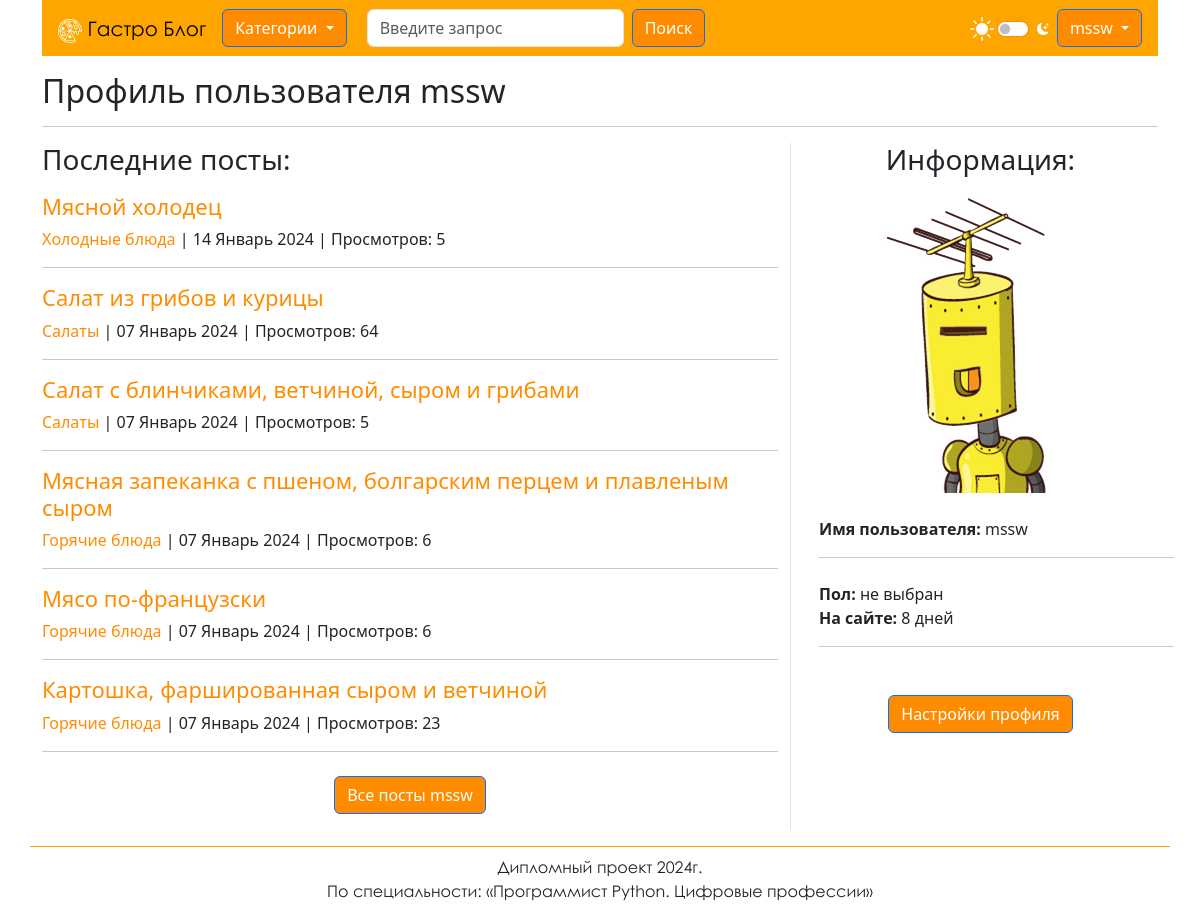
Page /user/mssw/ (signed in) on the committed database.
### blog/models.py (models this page shows, shortened)
class PostModel(models.Model):
    class Status(models.TextChoices):
        DRAFT = 'ЧЕ', 'Черновик'
        PUBLISHED = 'ОП', 'Опубликовано'
    title = models.CharField(max_length=200,
                             verbose_name="Заголовок")
    slug = models.SlugField(verbose_name="Альт. заголовок")
    image = models.ImageField(upload_to='post/%Y/%m/%d',
                              default='default/not_found.png',
                              verbose_name='Изображение поста')
    author = models.ForeignKey(User,
                               on_delete=models.CASCADE,
                               related_name='post',
                               verbose_name="Автор")
    category = TreeForeignKey('CategoryModel',
                              on_delete=models.PROTECT,
                              related_name='post',
                              verbose_name='Категория')
    short_body = CKEditor5Field(max_length=350,
                                verbose_name="Краткое описание",
                                blank=True)
    full_body = CKEditor5Field(verbose_name='Содержимое поста')
    publish = models.DateTimeField(default=timezone.now,
                                   verbose_name="Опубликовано")
    created = models.DateTimeField(auto_now_add=True,
                                   verbose_name="Создано")
    updated = models.DateTimeField(auto_now=True,
                                   verbose_name="Обновлено")
    status = models.CharField(max_length=2,
                              choices=Status.choices,
                              default=Status.DRAFT,
                              verbose_name="Статус")
    views = models.IntegerField(default=0,
                                verbose_name="Количество просмотров")
    telegram_link = models.CharField(max_length=300,
                                     verbose_name="Ссылка на Telegram",
                                     blank=True,
                                     null=True)
    file = models.OneToOneField("PostFilesModel",
                                on_delete=models.SET_NULL,
                                null=True,
                                blank=True,
                                verbose_name="Файл",
                                related_name="post")
    tags = TaggableManager(blank=True)
    objects = models.Manager()
    post_manager = PostManager()
    class Meta:
        ordering = ['-publish']
        indexes = [
            models.Index(fields=['-publish']),
        ]
        verbose_name = 'Пост'
        verbose_name_plural = 'Посты'
    def get_absolute_url(self):
        return reverse('blog:post_page', args=[self.category.slug, self.slug])

class CategoryModel(MPTTModel):
    title = models.CharField(max_length=100,
                             verbose_name="Заголовок")
    slug = models.SlugField(verbose_name="Альт. заголовок")
    parent = TreeForeignKey('self',
                            on_delete=models.CASCADE,
                            null=True,
                            blank=True,
                            related_name='children',
                            db_index=True,
                            verbose_name='Родительская категория')
    description = CKEditor5Field(max_length=350,
                                 verbose_name="Описание",
                                 blank=True)
    objects = TreeManager()
    class MPTTMeta:
        order_insertion_by = ['title']
    class Meta:
        unique_together = [['parent', 'slug']]
        verbose_name = 'Категория поста'
        verbose_name_plural = 'Категории постов'
    def get_absolute_url(self):
        return reverse('blog:category_page', args=[self.slug])
    def __str__(self):
        return self.title

### user_app/models.py (models this page shows, shortened)
class ProfileModel(models.Model):
    class Genders(models.TextChoices):
        UNDEFINED = 'U', 'не выбран'
        MALE = 'M', 'мужской'
        FEMALE = 'F', 'женский'
    user = models.OneToOneField(User,
                                on_delete=models.CASCADE,
                                related_name='profile',
                                verbose_name='Пользователь')
    gender = models.CharField(max_length=1,
                              choices=Genders.choices,
                              default=Genders.UNDEFINED,
                              verbose_name='Пол')
    dob = models.DateField(blank=True,
                           null=True,
                           verbose_name='Дата рождения')
    site_link = models.URLField(max_length=200,
                                blank=True,
                                null=True,
                                verbose_name='Ссылка на сайт')
    telegram_link = models.URLField(max_length=200,
                                    blank=True,
                                    null=True,
                                    verbose_name='Ссылка на Telegram',
                                    unique=True)
    user_avatar = models.ImageField(upload_to='user/avatars/',
                                    blank=True,
                                    null=True,
                                    verbose_name='Аватар пользователя')
    show_email = models.BooleanField(default=False,
                                     verbose_name='Отображать Email?')
    show_telegram = models.BooleanField(default=False,
                                        verbose_name='Отображать Telegram?')
    show_last_name = models.BooleanField(default=False,
                                         verbose_name='Отображать фамилию?')
    class Meta:
        verbose_name = 'Профиль'
        verbose_name_plural = 'Профили'
    def get_on_site(self):
        delta = datetime.now() - self.user.date_joined.replace(tzinfo=None)
        years = delta.days // 365
        months = (delta.days % 365) // 30
        days = (delta.days % 365) % 30
        if delta.days == 0:
            return 'меньше суток'
        else:
            on_site_string = ""
            if years > 0:
                on_site_string += f"{years} лет, "
            if months > 0:
                on_site_string += f"{months} месяца, "
            if days > 0:
                on_site_string += f"{days} дней"
            return on_site_string

### user_app/views.py (the view)
# urls.py: path('<str:username>/', views.UserProfileView.as_view(), name='user_profile'),
class UserProfileView(TemplateView):
    template_name = 'user_app/profile_page.html'
    author_template_name = 'user_app/profile_page_author.html'
    is_author = False
    extended_group = 'Автор'
    @set_template(author_template_name, 'is_author')
    def dispatch(self, request, *args, **kwargs):
        return super().dispatch(request, *args, **kwargs)
    def get_context_data(self, **kwargs):
        context = super().get_context_data(**kwargs)
        try:
            user = get_object_or_404(User, username=self.kwargs.get('username'))
        except User.DoesNotExist:
            raise Http404("Пользователь не найден")
        context['user_profile'] = user
        context['is_author'] = self.is_author
        if self.is_author:
            context['drafts'] = PostModel.objects.filter(author=user, status='ЧЕ')[:7]
        context['user_posts'] = PostModel.post_manager.filter(author=user)[:7]
        context['title'] = f'Профиль пользователя {user}'
        return context

### blog/forms.py (shortened to what this page needs)
class SearchForm(forms.Form):
    query = forms.CharField(max_length=100,
                            widget=forms.TextInput(
                                attrs={
                                    'class': 'form-control me-2 mx-1',
                                    'placeholder': 'Введите запрос',
                                }
                            ))

### blog/context_processors.py (called while the page is built)
def get_social_links(request):
    return {'social_links': models.SocialLinksModel.objects.all()}

def get_header_categories(request):
    return {'header_categories': models.CategoryModel.objects.filter(parent__isnull=True)}

def get_search_form(request):
    return {'search_form': forms.SearchForm()}

### blog/models.py (called while the page is built)
    def get_queryset(self):
        return super().get_queryset().filter(status=PostModel.Status.PUBLISHED)

### templates/user_app/profile_page.html (shortened to what this page needs)
{% extends 'blog/base.html' %}
{% block content %}
    <div class="container mt-3">
        {% block page_head %}<h2>Профиль пользователя {{ user_profile }}</h2>{% endblock %}
        <hr>
        <div class="row">
            <div class="col-xl-8 сol-sm-12">
                {% if is_author %}
                    {% block drafts %}
                    {% endblock %}
                    {% block public %}
                    {% endblock %}
                {% else %}
                    {% if user_posts %}
                        <h3 class="mb-3">Последние посты:</h3>
                        {% for post in user_posts %}
                            <div class="row">
                                <h4 class="head2"><a href="{{ post.get_absolute_url }}">{{ post.title }}</a></h4>
                                <div>
                                    <p class="lead"><a
                                            href="{{ post.category.get_absolute_url }}">{{ post.category }}</a>
                                        | {{ post.publish | date:"d F Y" }} |
                                        Просмотров: {{ post.views }}</p>
                                </div>
                            </div>
                            <hr class="mt-0">
                        {% endfor %}
                        <div class="text-center mt-4">
                            <a class="btn btn-primary my-btn mb-3"
                               href="{% url 'user_app:user_posts' username=user_profile.username %}">Все
                                посты {{ user_profile }}</a>
                        </div>
                    {% else %}
                        <h3 class="mb-3">Постов нет</h3>
                    {% endif %}
                {% endif %}
            </div>
            <div class="col-xl-4 col-sm-12 border border-start border-0">
                <h3 class="mb-3 text-center">Информация:</h3>
                <div class="col-12 text-center">
                    <img src="{{ user_profile.profile.user_avatar.url }}" alt="{{ user_profile }}" width="300"
                         height="300" class="img-fluid"><br>
                </div>
                <div class="col-12 ms-3 mt-4">
                    <b>Имя пользователя:</b> {{ user_profile }}
                    <hr class="mb-0">
                    <br>
                    <b>Пол:</b> {{ user_profile.profile.get_gender_display }}
                    <br>
                    <b>На сайте:</b> {{ user_profile.profile.get_on_site }}
                    <hr class="mb-0">
                </div>
                <div class="col-12 text-center mt-5">
                    {% if user_profile == user %}
                        <a class="btn btn-primary my-btn"
                           href="{% url 'user_app:user_profile_settings' username=user_profile.username %}">Настройки
                            профиля</a>
                    {% endif %}
                </div>
            </div>
        </div>
    </div>
{% endblock %}

### templates/blog/base/header.html (shortened to what this page needs)
{% load static %}
{% block header %}
    <header>
        <div class="container">
            <nav class="navbar navbar-expand-lg color ps-3">
                <a class="navbar-brand" href={% url "blog:index" %}><img src="{% static 'favicon.svg' %}"
                                                                         alt="Гастро Блог" class="logo-icon"> Гастро Блог</a>
                <div class="collapse navbar-collapse" id="navbarSupportedContent">
                    <div class="dropdown">
                        <button class="btn btn-primary my-btn dropdown-toggle me-3" type="button"
                                data-bs-toggle="dropdown" aria-expanded="false">
                            Категории
                        </button>
                    </div>
                    <ul class="navbar-nav me-auto mb-2 mb-lg-0">
                        <li class="nav-item">
                            <form class="d-flex" method="GET" action="{% url 'blog:search_page' %}">
                                {{ search_form.query }}
                                <button class="btn btn-primary my-btn" type="submit">Поиск</button>
                            </form>
                        </li>
                    </ul>
                    <ul class="navbar-nav">
                        <li class="nav-item mt-2 mx-2 text-white">
                            <div class="form-check form-switch icons">
                                <input class="form-check-input" type="checkbox" role="switch" id="bd-theme"
                                       data-bs-theme-value="dark">
                                <label class="form-check-label" for="bd-theme"></label>
                            </div>
                        </li>
                        {% if user.is_authenticated %}
                            <div class="dropdown">
                                <button class="btn btn-primary my-btn dropdown-toggle me-3" type="button"
                                        data-bs-toggle="dropdown" aria-expanded="false">
                                    {{ request.user }}
                                </button>
                            </div>
                        {% endif %}
                    </ul>
                </div>
            </nav>
        </div>
    </header>
{% endblock %}

### blog/static/css/style.css (style rules this page uses)
a { text-decoration: none; color: #FF8C00; }
.icons { display: flex; align-items: center; flex-wrap: nowrap; padding: 0; margin: 0; }
.icons::before { content: url(../svg/sun-fill.svg); width: 24px; height: 24px; margin-right: 3px; filter: invert(1); }
.form-check-label { content: url(../svg/moon-stars-fill.svg); width: 12px; height: 12px; margin-left: 8px; filter: invert(1); }
.form-switch .form-check-input { margin: 0; }
.navbar-brand { font-family: "Century Gothic", sans-serif; }
.color { background-color: #FFA500; }
.form-switch .form-check-input { border: 1px solid #FF8C00; }
.my-btn { background: #FF8C00; color:#fff; }
.logo-icon { filter: invert(1); height: 24px; width: 24px; }
.lead { font-size: 1rem; font-weight: 300; }
.head2 { font-size: 22px; }

### rows in the picture
PostModel: title "Мясной холодец", category "Холодные блюда", publish "14 Январь 2024", views "5"
PostModel: title "Cалат из грибов и курицы", category "Салаты", publish "07 Январь 2024", views "64"
PostModel: title "Салат с блинчиками, ветчиной, сыром и грибами", category "Салаты", publish "07 Январь 2024", views "5"
PostModel: title "Мясная запеканка с пшеном, болгарским перцем и плавленым сыром", category "Горячие блюда", publish "07 Январь 2024", views "6"
PostModel: title "Мясо по-французски", category "Горячие блюда", publish "07 Январь 2024", views "6"
PostModel: title "Картошка, фаршированная сыром и ветчиной", category "Горячие блюда", publish "07 Январь 2024", views "23"

### other values in the picture
{{ request.user }} "mssw"
{{ user_profile }} "mssw"
{{ user_profile.profile.get_gender_display }} "не выбран"
{{ user_profile.profile.get_on_site }} "8 дней"
